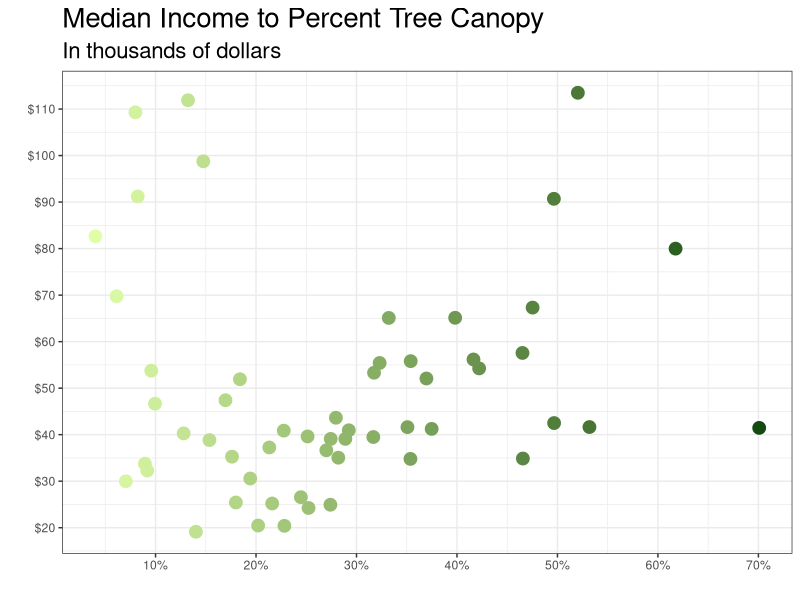
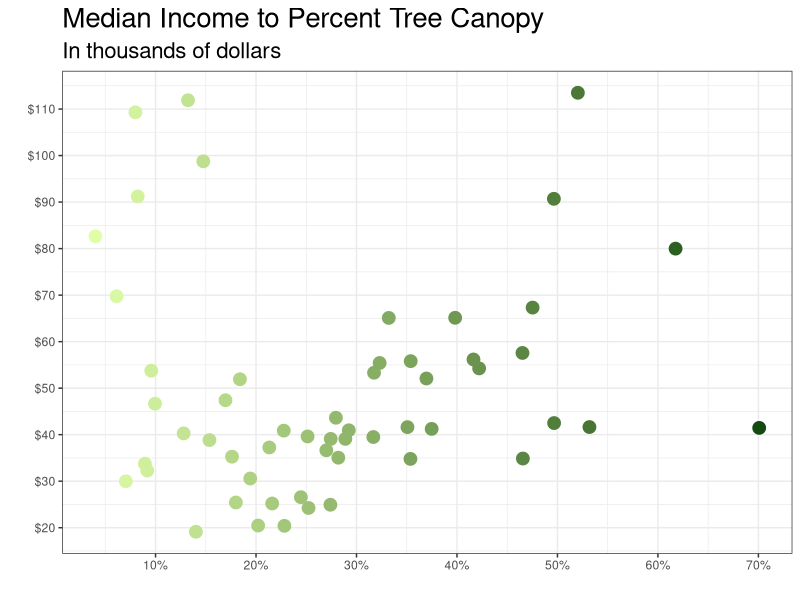

Reproduce these figures in R, in order.
#### Analysis of Community Statistical Areas
#### CSA poverty to tree canopy 

#################################################################
######## Install necessary packages and load libraries ##########
#################################################################

# install.packages('RColorBrewer', dependencies = T)
library(tidyverse)
library(here) # A helpful package for file management
library(viridis) # A pretty, colorblind-friendly set of palettes
library(colorspace)

# Turn off scientific notation
options(scipen = 999)

###############################
####### LOAD DATA ########
###############################

csa_tree_temp_demographics <- read_csv(here(
  # PATH
  "data", "output-data", "cleaned", "tree-temp-demographic-w-naip-lidar-use",
  # FILE NAME
  "csa_lidartree_temp_demographics.csv")) %>%
  select(matches("csa2010"), 
         matches("09-63_mean"),
         matches("temp_mean_aft"),
         matches("median_household_income"), 
         matches("percent_of_households_earning_less_than_25_000"), 
         matches("percent_of_households_earning_25_000_to_40_000"), 
         matches("percent_of_households_earning_40_000_to_60_000"), 
         matches("percent_of_households_earning_60_000_to_75_000"), 
         matches("percent_of_households_earning_more_than_75_000"), 
         matches("percent_of_family_households_living_below_the_poverty_line")) %>%
  mutate_at(vars(matches("percent")), round, 2)

###############################
####### PLOTTING STUFF ########
###############################

csa_tree_temp_demographics %>%
  ggplot() +
  geom_point(aes(x = median_household_income/1000,
                 y = `09-63_mean`,
                 color = `09-63_mean`),
             size=4) +
  coord_flip() +
  # scale_color_viridis(direction = -1) +
  scale_colour_gradient(low = "#E0FEA9", high = "#144A11") +
  labs(title = "Median Income to Percent Tree Canopy",
       subtitle = "In thousands of dollars",
       x = "",
       y = "") +
  scale_x_continuous(label = scales::dollar_format(),
                     breaks = seq(0, 150, 10)) + 
  scale_y_continuous(label = scales::percent_format(accuracy = 1.0),
                     breaks = seq(0, 1, .1)) + 
  theme_bw() +
  theme(legend.position = "none",
        plot.title = element_text(size = 20),
        plot.subtitle = element_text(size = 16))
  
# Save to file
ggsave(filename = "median-income-to-mean-tree-cover.png",
       device = "png", path = here("data", "output-data", "income-to-treecover"),
       width = 6, height = 6, units = "in")
